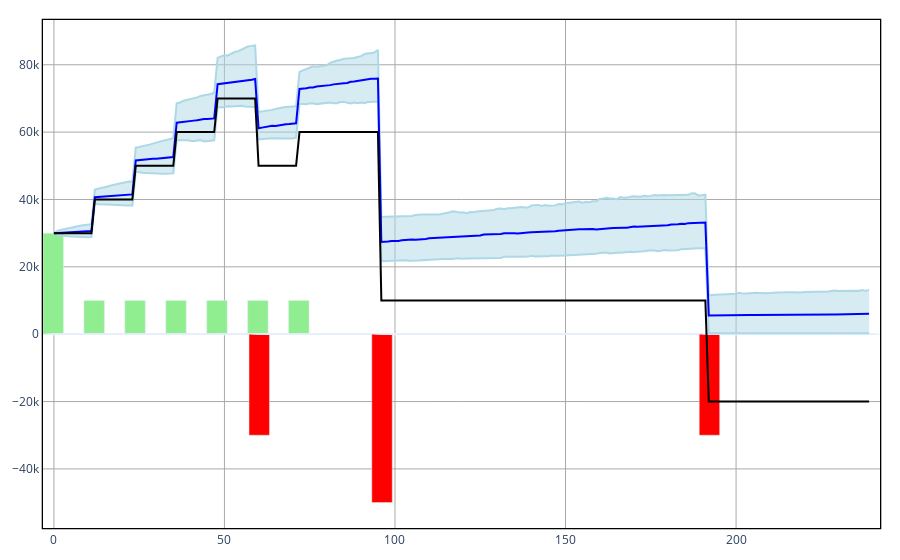

Notebook code for this chart:
### Code cell
######
EX = 1
######


if EX == 1:
    problem = ALM.ALMplanner(start = "Jan 2021", end = "Jan 2041", user_risk_profile = 0)
    # set planned liabilities
    problem.liabilities.insert("car", "Jan 2026", 30000, 30000*0.65)
    problem.liabilities.insert("university", "Jan 2029", 50000, 50000*0.95)
    problem.liabilities.insert("hawaii", "Jan 2037",30000, 30000*0.85)
    # set planned assets 
    problem.assets.insert("ass_0","Jan 2021",30000)
    recurrent_dates = ["Jan 2022", "Jan 2023", "Jan 2024", "Jan 2025", "Jan 2026", "Jan 2027"]
    for i in np.arange(len(recurrent_dates)):
        problem.assets.insert("ass_" + str(i+1),recurrent_dates[i],10000)
elif EX == 2:
    problem = ALM.ALMplanner(start = "Jan 2021", end = "Jan 2061")
    # set planned liabilities
    recurrent_assets = pd.date_range(start = "Jan 2021", end="Jan 2040", freq = pd.offsets.YearBegin(1))
    for i in np.arange(len(recurrent_assets)):
        problem.assets.insert("ass_" + str(i+1),recurrent_assets[i],1000)
    recurrent_liabilities = pd.date_range(start = "Jan 2041", end="Jan 2060", freq = pd.offsets.YearBegin(1))
    for i in np.arange(len(recurrent_liabilities)):
        problem.liabilities.insert("liab_" + str(i+1),recurrent_liabilities[i],1500,1100)

ALM.display(problem,bar_width = 6)

### Figure 1 — Plotly figure (JSON) as saved in the notebook; plotly's stock layout.template omitted (floating-point values rounded to 4 significant figures; data arrays with more than 128 entries replaced by an {"elided": "..."} marker saying what was removed)
{"data": [{"line": {"color": "lightblue"}, "mode": "lines", "name": "95% quantile", "type": "scatter", "x": {"elided": "240 int values"}, "y": {"elided": "240 float values"}}, {"fill": "tonexty", "line": {"color": "lightblue"}, "mode": "lines", "name": "5% quantile", "type": "scatter", "x": {"elided": "240 int values"}, "y": {"elided": "240 float values"}}, {"line": {"color": "blue"}, "mode": "lines", "name": "50% quantile", "type": "scatter", "x": {"elided": "240 int values"}, "y": {"elided": "240 float values"}}, {"marker": {"color": "lightgreen"}, "name": "Assets", "type": "bar", "width": 6, "x": {"elided": "240 int values"}, "y": {"elided": "240 int values"}}, {"marker": {"color": "red"}, "name": "Liabilities", "type": "bar", "width": 6, "x": {"elided": "240 int values"}, "y": {"elided": "240 int values"}}, {"line": {"color": "black"}, "mode": "lines", "name": "Assets-Liabilities", "type": "scatter", "x": {"elided": "240 int values"}, "y": {"elided": "240 int values"}}], "layout": {"margin": {"b": 20, "l": 20, "r": 20, "t": 20}, "paper_bgcolor": "white", "plot_bgcolor": "white", "showlegend": false, "xaxis": {"gridcolor": "darkgray", "gridwidth": 1, "linecolor": "black", "linewidth": 1.3, "mirror": true, "showgrid": true, "showline": true}, "yaxis": {"gridcolor": "darkgray", "gridwidth": 1, "linecolor": "black", "linewidth": 1.3, "mirror": true, "showgrid": true, "showline": true}}}
